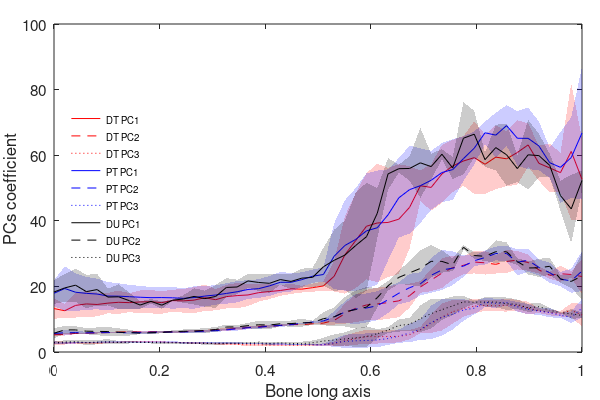
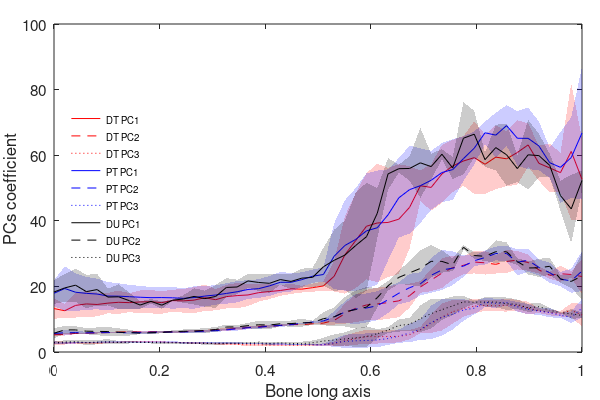

Write MATLAB code to recreate these figures, in order.

clear all 

pc1=load('avg_BoneData_lambda1.mat');
pc2=load('avg_BoneData_lambda2.mat');
pc3=load('avg_BoneData_lambda3.mat');
           
%celallcolor={'r-','b-','g-','m-','k-'};
mycolor={'r','b','g','m','c'};
lt={'.','*','x','+','s'};


ctype={'r','b','k'};
ltype={':','-','--'};
lw={0.3,0.1,0.2};
           

            
            
tname={'DT PC1','DT PC2', 'DT PC3', 'PT PC1','PT PC2', 'PT PC3', 'DU PC1','DU PC2', 'DU PC3'};



profilesize=51;        
myinterval=linspace(0,1,profilesize-1);  
%myinterval=myinterval(1:49);



h1=figure();
XL=0.09;XR=0.03;XGap=0.05;Row=1;
YT=0.06;YB=0.12;YGap=0.07;Col=1;
Width=(1-XL-XR-((Col-1)*XGap))/Col;
Height=(1-YT-YB-((Row-1)*YGap))/Row;
YPos=1-YT-Height; 

set(gcf, 'PaperSize', [6 4]);
set(gcf, 'PaperPosition', [0 0 6 4]);

% 1 for std deviaton test and 2 for mean test 
testwithstd=2;




% 
% Bad sample  
% DT S84 m5 mut  3,4
% DT S84 m4 wt   1,5 
% PT S84 m5 mut  4,4
% DU S84 m3 wt   5,3

for i=1:Row
    XPos=XL;
    for j=1:Col
        chro=j+(i-1)*Col;
        if chro<=36
            marray=[XPos,YPos,Width,Height];
            subplot('Position',marray);
             
            count=1;
            for chro=[1,2,3]
            
            if chro==1
                    cel1=pc1.data{1}.cel;
                    cel2=pc2.data{1}.cel; 
                    cel3=pc3.data{1}.cel; 
            end            

            if chro==2       
                    cel1=pc1.data{2}.cel;
                    cel2=pc2.data{2}.cel; 
                    cel3=pc3.data{2}.cel;            
            end
            
            if chro==3       
                    cel1=pc1.data{5}.cel;
                    cel2=pc2.data{5}.cel; 
                    cel3=pc3.data{5}.cel;                 
            end
            
         
        


        celavg=mean(cel1(1:profilesize-1,:),2);
        nucavg=mean(cel2(1:profilesize-1,:),2);
        cel3avg=mean(cel3(1:profilesize-1,:),2);

        
        celstd=(std(cel1(1:profilesize-1,:)'))';
        nucstd=(std(cel2(1:profilesize-1,:)'))';
        cel3std=(std(cel3(1:profilesize-1,:)'))';
        
        p(count)=plot(myinterval,celavg,strcat(ctype{chro},ltype{mod(count,3)+1}),'linewidth',lw{mod(count,3)+1}); count=count+1;
        hold on 
      
        p(count)=plot(myinterval,nucavg,strcat(ctype{chro},ltype{mod(count,3)+1}),'linewidth',lw{mod(count,3)+1}); count=count+1;
        
        p(count)=plot(myinterval,cel3avg,strcat(ctype{chro},ltype{mod(count,3)+1}),'linewidth',lw{mod(count,3)+1}); count=count+1;
        
        index = 1:profilesize-1; min_y1=celavg-celstd; max_y1=celavg+celstd;        
        x=myinterval;stacky2=(min_y1)';stacky1=(max_y1)';
        fillxx=x(index([1:end end:-1:1 1]));fillyy=[stacky1(index) stacky2(index(end:-1:1)) stacky1(1)];
        h=fill(fillxx,fillyy,ctype{chro},'EdgeColor','none','facealpha',0.2);

        min_y2=nucavg-nucstd; max_y2=nucavg+nucstd;  
        stacky2=(min_y2)';stacky1=(max_y2)';
        fillxx=x(index([1:end end:-1:1 1]));fillyy=[stacky1(index) stacky2(index(end:-1:1)) stacky1(1)];
        h=fill(fillxx,fillyy,ctype{chro},'EdgeColor','none','facealpha',0.2);

        min_y2=cel3avg-cel3std; max_y2=cel3avg+cel3std;  
        stacky2=(min_y2)';stacky1=(max_y2)';
        fillxx=x(index([1:end end:-1:1 1]));fillyy=[stacky1(index) stacky2(index(end:-1:1)) stacky1(1)];
        h=fill(fillxx,fillyy,ctype{chro},'EdgeColor','none','facealpha',0.2);

            end
    
        
%         index=1:15;
%         [f,~]=fit(myinterval(index)',nucavg(index),g,'startpoint',[0.5,1,0.3,1000]);
%         plot(myinterval(index),f(myinterval(index)),strcat(mycolor{bonetype},'--'))
%         
%         [f,~]=fit(myinterval(index)',celavg(index),g,'startpoint',[0.1,1,0.3,1000]);
%         plot(myinterval(index),f(myinterval(index)),strcat(mycolor{bonetype},'-'))
        
%         index=21:39;
%         [f,~]=fit(myinterval(index)',nucavg(index),g,'startpoint',[10,5,100,1000])
%         plot(myinterval(index),f(myinterval(index)),'b.-')

            set(gca,'fontsize',11);
            if i==1
                gap=[0,93];
            elseif i==2
                gap=[0,93];
            else
                gap=[0,93];          
            end
            %axis([-0.02,1.02,gap(1), gap(2)]);
%             if i==1
%             title(titlename{bonetype},'fontweight','normal','fontsize',14)
%             end
%             

            if testwithstd==10
              boundary=statisticalTest(celstd,nucstd);
              value1=90;
              howmanybound=0;
              for ii=1:2:length(boundary)
                  %disp('bone');
                  ind2=boundary(ii):boundary(ii+1);
                  if length(ind2)>3
                          [h,pR]=ttest2(celstd(ind2),nucstd(ind2)); %stat= mes(celavg(ind2),nucavg(ind2),'hedgesg' );
                       if pR<0.05 
                          if mod(howmanybound,2)==0
                              value=value1;
                          else
                              value=value1-0.09*diff(gap);
                          end
                          if pR<0.001
                              text(ind2(1)/50,value,strcat('p=',sprintf('%0.1e',pR)));
                          else
                              text(ind2(1)/50,value,strcat('p=',sprintf('%0.3f',pR)));
                          end
                          howmanybound=howmanybound+1;
              %text(ind2(1)/50,value-0.09*diff(gap),strcat('g=',sprintf('%0.3f',abs(stat.hedgesg))));
              plot([ind2(1)/50,ind2(1)/50],[0,110],'k:','linewidth',0.5);
              plot([ind2(end)/50,ind2(end)/50],[0,110],'k:','linewidth',0.5);
              %[ind2(1)/50,ind2(end)/50]
              %rectangle('Position',[ind2(1)/50,0, (ind2(end)-ind2(1))/50, 11 ],'FaceColor',[0 .5 .5],'EdgeColor','none','LineWidth',0.1,'facealpha',0.02);
              
              x=[ind2(1)/50,ind2(end)/50];index=[1,2];stacky1=[0,0];stacky2=[110,110];
              fillxx=x(index([1:end end:-1:1 1]));fillyy=[stacky1(index) stacky2(index(end:-1:1)) stacky1(1)];
              h=fill(fillxx,fillyy,'k','EdgeColor','none','facealpha',0.05);
                       end
                  end
              end
            end
              
              
             if testwithstd==20  
              boundary=statisticalTest(celavg,nucavg);
              value1=0.95*gap(2);
              howmanybound=0;
              for ii=1:2:length(boundary)
                  %disp('bone');
                  ind2=boundary(ii):boundary(ii+1);
                  if length(ind2)>3
                          [h,pR]=ttest2(celavg(ind2),nucavg(ind2)); %stat= mes(celavg(ind2),nucavg(ind2),'hedgesg' );
                       if pR<0.05 
                          if mod(howmanybound,2)==0
                              value=value1;
                          else
                              value=value1-0.09*diff(gap);
                          end
                          if pR<0.001
                              text(ind2(1)/50,value,strcat('p=',sprintf('%0.1e',pR)));
                          else
                              text(ind2(1)/50,value,strcat('p=',sprintf('%0.3f',pR)));
                          end
                          howmanybound=howmanybound+1;
              %text(ind2(1)/50,value-0.09*diff(gap),strcat('g=',sprintf('%0.3f',abs(stat.hedgesg))));
              plot([ind2(1)/50,ind2(1)/50],[0,110],'k:','linewidth',0.1);
              plot([ind2(end)/50,ind2(end)/50],[0,110],'k:','linewidth',0.1);
              %[ind2(1)/50,ind2(end)/50]
              %rectangle('Position',[ind2(1)/50,0, (ind2(end)-ind2(1))/50, 11 ],'FaceColor',[0 .5 .5],'EdgeColor','none','LineWidth',0.1,'facealpha',0.02);
              
              x=[ind2(1)/50,ind2(end)/50];index=[1,2];stacky1=[0,0];stacky2=[110,110];
              fillxx=x(index([1:end end:-1:1 1]));fillyy=[stacky1(index) stacky2(index(end:-1:1)) stacky1(1)];
              h=fill(fillxx,fillyy,'k','EdgeColor','none','facealpha',0.05);
                       end
                  end
              end
             end
              
            
          
            if i==1
                ylabel('PCs coefficient');
            elseif i==2
                ylabel('PCs coefficient');
            else
                ylabel('PCs coefficient');
            end
            xlabel('Bone long axis')
            legend(p,tname,'location','west','fontsize',7);
            legend 'boxoff'; 
            %legend(q,legendarray,'location','northwest','fontsize',7);

        
    
      end
	XPos=XPos+Width+XGap;
    end
    YPos=YPos-YGap-Height;
end


if testwithstd==1
saveas(h1,['Cells_PCs_test_stddev']);
saveas(h1,['Cells_PCs_test_stddev.png']);
end

if testwithstd==2
saveas(h1,['Cells_PC_coeff2']);
saveas(h1,['Cells_PC_coeff2.png']);
end


% saveas(h1,['IndividualProfileSurfaceArea']);
% saveas(h1,['IndividualProfileSurfaceArea.png']);

function   boundary=statisticalTest(celavg,nucavg)
              significant=[];
              for ii=1:46
                  ind2=ii:ii+4;
                  [h,pP]=ttest2(celavg(ind2),nucavg(ind2));
                  if pP<0.05
                      significant=[significant,ii];
                  end
              end    
              
              boundary=[significant(1)];
              for ii=2:length(significant)
                  if significant(ii)-significant(ii-1)~=1
                      boundary=[boundary,significant(ii-1),significant(ii)];
                  end
              end
              boundary=[boundary,significant(end)+4];
end
